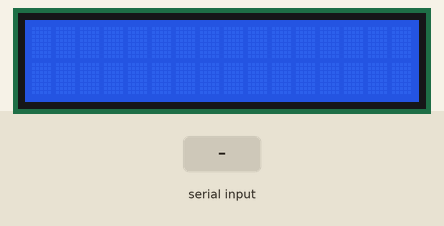
This sketch was run on a simulated Arduino Uno, built with avr-gcc and run on an emulated ATmega328P. On the bench: 16×2 character LCD. The test bench sets the inputs (shaded band).

Above: at 1.2 s.
1.3 s: "1" received over Serial
At 1.6 s:
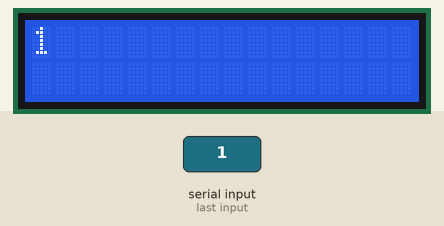
2.8 s: "0" received over Serial
At 4.0 s:
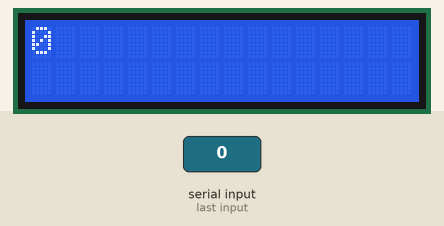
4.3 s: "2" received over Serial
At 5.1 s:
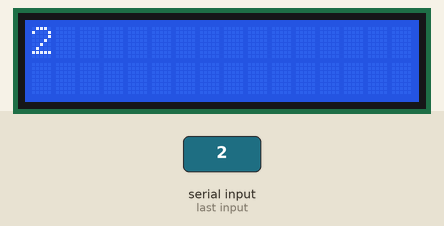
Timing chart, 0 to 7.3 s (numbered marks = the images above; inputs shaded):
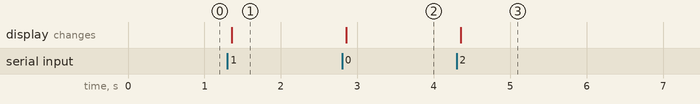

Measured:
- after the input at 1.3 s, the display: changes after 0.06 s (image 1)
- after the input at 2.8 s, the display: changes after 0.06 s (image 2)
- after the input at 4.3 s, the display: changes after 0.06 s (image 3)

The sketch:

LCD_clock.ino
```cpp
#include <LiquidCrystal.h> // library

// initialize connected pins

//int lcd;

//LiquidCrystal lcd(8, 9, 10, 11, 12, 13); // put pins your using here

const int rs = 13, en = 12, d4 = 11, d5 = 10, d6 = 9, d7 = 8;

LiquidCrystal lcd (rs, en, d4, d5, d6, d7);


void setup() {
  // put your setup code here, to run once:
  lcd.begin(16,2);

  Serial.begin(9600); // initialize serial comm

  Serial.setTimeout(50); // setting time to wait for input

}


void loop() {
  // put your main code here, to run repeatedly:

  String text = Serial.readString(); // read text in String

  String line1 = text.substring(0, 16); // amount of characters for lcd clock

  String line2 = text.substring(16, 32);

  if (text.length() > 0) {
    lcd.setCursor (0, 0);
    lcd.print ("                     ");

    lcd.setCursor (0, 1);
    lcd.print ("                  ");
  }

    lcd.setCursor(0, 0);
    lcd.print(line1);
    lcd.setCursor(0, 1);
    lcd.print(line2);
}
```
